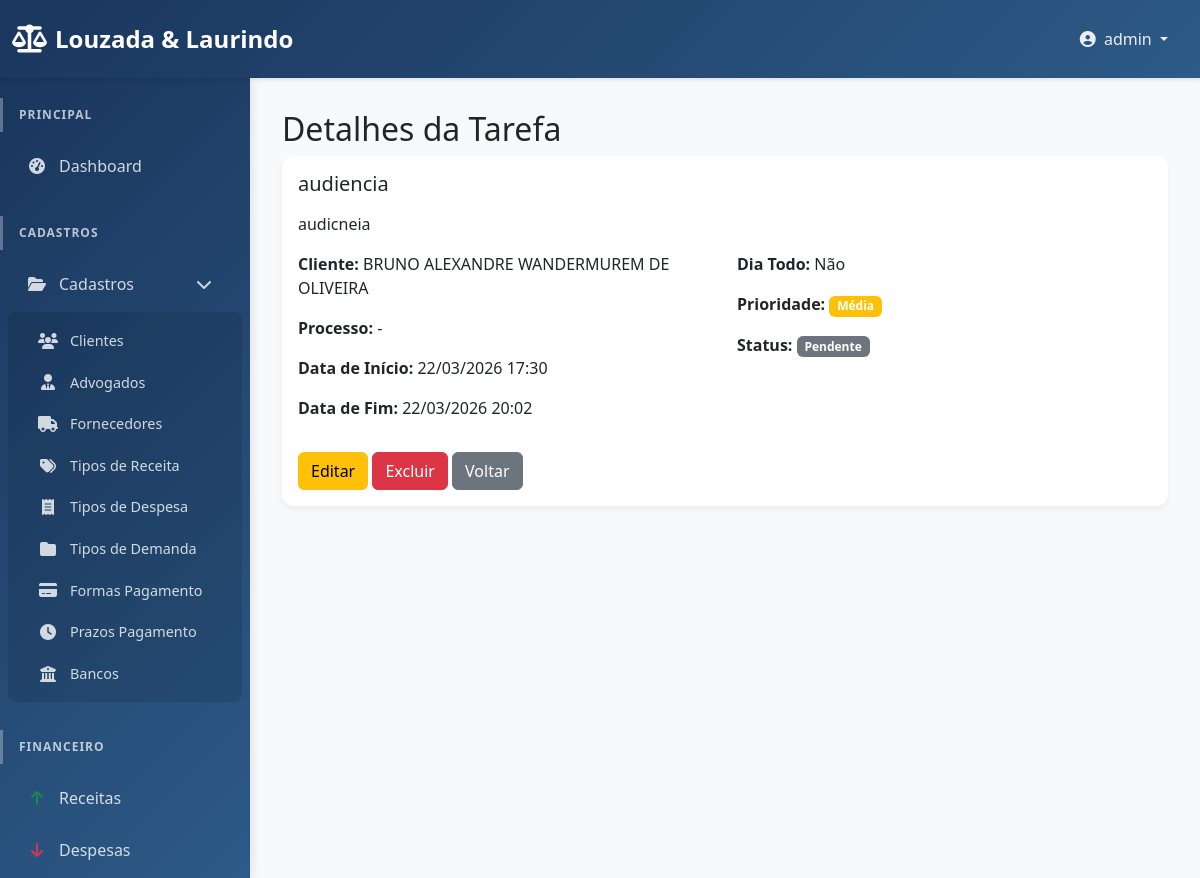
Page /dashboard/tasks/1/ (signed in) on the committed database.
### users/models.py (models this page shows, shortened)
class Lawyer(AbstractUser):
    cpf = models.CharField(max_length=14, unique=True, blank=True, null=True, verbose_name="CPF")
    oab_number = models.CharField(max_length=20, blank=True, null=True, verbose_name="Número OAB")
    STATE_CHOICES = [
        ('AC', 'Acre'), ('AL', 'Alagoas'), ('AP', 'Amapá'), ('AM', 'Amazonas'),
        ('BA', 'Bahia'), ('CE', 'Ceará'), ('DF', 'Distrito Federal'), ('ES', 'Espírito Santo'),
        ('GO', 'Goiás'), ('MA', 'Maranhão'), ('MT', 'Mato Grosso'), ('MS', 'Mato Grosso do Sul'),
        ('MG', 'Minas Gerais'), ('PA', 'Pará'), ('PB', 'Paraíba'), ('PR', 'Paraná'),
        ('PE', 'Pernambuco'), ('PI', 'Piauí'), ('RJ', 'Rio de Janeiro'), ('RN', 'Rio Grande do Norte'),
        ('RS', 'Rio Grande do Sul'), ('RO', 'Rondônia'), ('RR', 'Roraima'), ('SC', 'Santa Catarina'),
        ('SP', 'São Paulo'), ('SE', 'Sergipe'), ('TO', 'Tocantins'),
    ]
    oab_section = models.CharField(max_length=2, choices=STATE_CHOICES, blank=True, null=True, verbose_name="Seccional OAB")
    phone = models.CharField(max_length=20, blank=True, null=True, verbose_name="Telefone")
    pix_key = models.CharField(max_length=255, blank=True, null=True, verbose_name="Chave PIX")
    professional_address = models.TextField(blank=True, null=True, verbose_name="Endereço Profissional")
    registration_date = models.DateField(default=timezone.now, verbose_name="Data de Cadastro")
    enable_publications = models.BooleanField(default=False, verbose_name="Publicações Ativadas")
    enable_login = models.BooleanField(default=True, verbose_name="Login Ativado")
    groups = models.ManyToManyField(
        'auth.Group',
        verbose_name='groups',
        blank=True,
        help_text='The groups this user belongs to. A user will get all permissions granted to each of their groups.',
        related_name="lawyer_set",
        related_query_name="lawyer",
    )
    user_permissions = models.ManyToManyField(
        'auth.Permission',
        verbose_name='user permissions',
        blank=True,
        help_text='Specific permissions for this user.',
        related_name="lawyer_set",
        related_query_name="lawyer",
    )

### dashboard/models.py (models this page shows, shortened)
class Task(models.Model):
    PRIORIDADE_CHOICES = [
        ('baixa', 'Baixa'),
        ('media', 'Média'),
        ('alta', 'Alta'),
        ('urgente', 'Urgente'),
    ]
    STATUS_CHOICES = [
        ('pendente', 'Pendente'),
        ('em_andamento', 'Em Andamento'),
        ('concluida', 'Concluída'),
        ('cancelada', 'Cancelada'),
    ]
    titulo = models.CharField(max_length=200, verbose_name="Título")
    descricao = models.TextField(blank=True, null=True, verbose_name="Descrição")
    data_inicio = models.DateTimeField(verbose_name="Data/Hora de Início")
    data_fim = models.DateTimeField(blank=True, null=True, verbose_name="Data/Hora de Fim")
    dia_todo = models.BooleanField(default=False, verbose_name="Dia Todo")
    advogado = models.ForeignKey('users.Lawyer', on_delete=models.CASCADE, verbose_name="Advogado")
    cliente = models.ForeignKey(Cliente, on_delete=models.CASCADE, blank=True, null=True, verbose_name="Cliente")
    processo = models.ForeignKey(Processo, on_delete=models.CASCADE, blank=True, null=True, verbose_name="Processo")
    prioridade = models.CharField(max_length=20, choices=PRIORIDADE_CHOICES, default='media', verbose_name="Prioridade")
    status = models.CharField(max_length=20, choices=STATUS_CHOICES, default='pendente', verbose_name="Status")
    data_criacao = models.DateTimeField(auto_now_add=True, verbose_name="Data de Criação")
    data_atualizacao = models.DateTimeField(auto_now=True, verbose_name="Data de Atualização")
    class Meta:
        verbose_name = "Tarefa"
        verbose_name_plural = "Tarefas"
        ordering = ['-data_inicio']

class Cliente(models.Model):
    nome = models.CharField(max_length=200, verbose_name="Nome")
    nome_mae = models.CharField(max_length=200, blank=True, null=True, verbose_name="Nome da Mãe")
    cpf_cnpj = models.CharField(max_length=20, unique=True, verbose_name="CPF/CNPJ")
    email = models.EmailField(verbose_name="E-mail")
    telefone = models.CharField(max_length=20, verbose_name="Telefone")
    endereco = models.TextField(blank=True, null=True, verbose_name="Endereço")
    cidade = models.CharField(max_length=100, blank=True, null=True, verbose_name="Cidade")
    estado = models.CharField(max_length=2, blank=True, null=True, verbose_name="Estado")
    data_cadastro = models.DateTimeField(auto_now_add=True, verbose_name="Data de Cadastro")
    ativo = models.BooleanField(default=True, verbose_name="Ativo")
    area_cliente_ativa = models.BooleanField(default=False, verbose_name="Área do Cliente Ativa")
    senha_area_cliente = models.CharField(max_length=128, blank=True, null=True, verbose_name="Senha da Área do Cliente")
    class Meta:
        verbose_name = "Cliente"
        verbose_name_plural = "Clientes"
        ordering = ['-data_cadastro']

### dashboard/views.py (the view)
# urls.py: path('tasks/<int:pk>/', views.task_detail, name='task_detail'),
@login_required
def task_detail(request, pk):
    task = get_object_or_404(Task, pk=pk)
    return render(request, 'dashboard/task_detail.html', {
        'task': task
    })

### dashboard/templates/dashboard/task_detail.html (shortened to what this page needs)
{% extends 'base.html' %}
{% block content %}
    <h1 class="h2">Detalhes da Tarefa</h1>
    <div class="card">
        <div class="card-body">
            <h5 class="card-title">{{ task.titulo }}</h5>
            <p class="card-text">{{ task.descricao|linebreaks }}</p>
            <div class="row">
                <div class="col-md-6">
                    <p><strong>Cliente:</strong> {{ task.cliente.nome|default:"-" }}</p>
                    <p><strong>Processo:</strong> {{ task.processo.titulo|default:"-" }}</p>
                    <p><strong>Data de Início:</strong> {{ task.data_inicio|date:"d/m/Y H:i" }}</p>
                    <p><strong>Data de Fim:</strong> {{ task.data_fim|date:"d/m/Y H:i"|default:"-" }}</p>
                </div>
                <div class="col-md-6">
                    <p><strong>Dia Todo:</strong> {% if task.dia_todo %}Sim{% else %}Não{% endif %}</p>
                    <p><strong>Prioridade:</strong>
                        {% if task.prioridade == 'baixa' %}
                            <span class="badge bg-success">Baixa</span>
                        {% elif task.prioridade == 'media' %}
                            <span class="badge bg-warning">Média</span>
                        {% elif task.prioridade == 'alta' %}
                            <span class="badge bg-danger">Alta</span>
                        {% elif task.prioridade == 'urgente' %}
                            <span class="badge bg-danger">Urgente</span>
                        {% endif %}
                    </p>
                    <p><strong>Status:</strong>
                        {% if task.status == 'pendente' %}
                            <span class="badge bg-secondary">Pendente</span>
                        {% elif task.status == 'em_andamento' %}
                            <span class="badge bg-primary">Em Andamento</span>
                        {% elif task.status == 'concluida' %}
                            <span class="badge bg-success">Concluída</span>
                        {% elif task.status == 'cancelada' %}
                            <span class="badge bg-danger">Cancelada</span>
                        {% endif %}
                    </p>
                </div>
            </div>
            <div class="mt-3">
                <a href="{% url 'dashboard:task_update' task.id %}" class="btn btn-warning">Editar</a>
                <a href="{% url 'dashboard:task_delete' task.id %}" class="btn btn-danger" onclick="return confirm('Tem certeza que deseja excluir esta tarefa?');">Excluir</a>
                <a href="{% url 'dashboard:task_list' %}" class="btn btn-secondary">Voltar</a>
            </div>
        </div>
    </div>
{% endblock %}

### templates/base.html (shortened to what this page needs)
<!doctype html>
<html lang="pt-BR">
<head>
    <link href="https://cdn.jsdelivr.net/npm/bootstrap@5.3.3/dist/css/bootstrap.min.css" rel="stylesheet">
    <link href="https://cdnjs.cloudflare.com/ajax/libs/font-awesome/6.4.0/css/all.min.css" rel="stylesheet">
    {% load static %}
    <link href="{% static 'dashboard/css/custom.css' %}" rel="stylesheet">
</head>
<body>
    {% if user.is_authenticated %}
    <nav class="navbar navbar-expand-lg navbar-dark sticky-top">
        <div class="container-fluid">
            <a class="navbar-brand" href="{% url 'dashboard:home' %}">
                <i class="fas fa-balance-scale"></i>
                Louzada & Laurindo
            </a>
            <div class="collapse navbar-collapse" id="navbarNav">
                <ul class="navbar-nav ms-auto">
                    <li class="nav-item dropdown">
                        <a class="nav-link dropdown-toggle" href="#" id="navbarDropdown" role="button" data-bs-toggle="dropdown" aria-expanded="false">
                            <i class="fas fa-user-circle me-1"></i>
                            {{ user.get_full_name|default:user.username }}
                        </a>
                    </li>
                </ul>
            </div>
        </div>
    </nav>
    <div class="d-flex">
        <div class="offcanvas-lg offcanvas-start sidebar" tabindex="-1" id="sidebarMenu" aria-labelledby="sidebarMenuLabel">
            <div class="offcanvas-body d-flex flex-column">
                <nav class="nav flex-column flex-grow-1">
                    <div class="nav-section">
                        <div class="nav-section-title">Principal</div>
                        <ul class="nav flex-column">
                            <li class="nav-item">
                                <a class="nav-link {% if request.resolver_match.url_name == 'home' %}active{% endif %}" href="{% url 'dashboard:home' %}">
                                    <i class="fas fa-tachometer-alt"></i>
                                    Dashboard
                                </a>
                            </li>
                        </ul>
                    </div>
                    <div class="nav-section">
                        <div class="nav-section-title">Cadastros</div>
                        <ul class="nav flex-column">
                            <li class="nav-item">
                                <a class="nav-link" data-bs-toggle="collapse" href="#cadastros-submenu" role="button" aria-expanded="true" aria-controls="cadastros-submenu">
                                    <i class="fas fa-folder-open"></i>
                                    Cadastros
                                    <i class="fas fa-chevron-down ms-auto"></i>
                                </a>
                                <div class="collapse show submenu" id="cadastros-submenu">
                                    <ul class="nav flex-column">
                                        <li class="nav-item">
                                            <a class="nav-link {% if request.resolver_match.url_name == 'clients' %}active{% endif %}" href="{% url 'dashboard:clients' %}">
                                                <i class="fas fa-users"></i>
                                                Clientes
                                            </a>
                                        </li>
                                        <li class="nav-item">
                                            <a class="nav-link {% if request.resolver_match.url_name == 'lawyers' %}active{% endif %}" href="{% url 'dashboard:lawyers' %}">
                                                <i class="fas fa-user-tie"></i>
                                                Advogados
                                            </a>
                                        </li>
                                        <li class="nav-item">
                                            <a class="nav-link" href="#">
                                                <i class="fas fa-truck"></i>
                                                Fornecedores
                                            </a>
                                        </li>
                                        <li class="nav-item">
                                            <a class="nav-link {% if request.resolver_match.url_name == 'tipo_receita_list' %}active{% endif %}" href="{% url 'dashboard:tipo_receita_list' %}">
                                                <i class="fas fa-tags"></i>
                                                Tipos de Receita
                                            </a>
                                        </li>
                                        <li class="nav-item">
                                            <a class="nav-link {% if request.resolver_match.url_name == 'tipo_despesa_list' %}active{% endif %}" href="{% url 'dashboard:tipo_despesa_list' %}">
                                                <i class="fas fa-receipt"></i>
                                                Tipos de Despesa
                                            </a>
                                        </li>
                                        <li class="nav-item">
                                            <a class="nav-link" href="#">
                                                <i class="fas fa-folder"></i>
                                                Tipos de Demanda
                                            </a>
                                        </li>
                                        <li class="nav-item">
                                            <a class="nav-link {% if request.resolver_match.url_name == 'forma_pagamento_list' %}active{% endif %}" href="{% url 'dashboard:forma_pagamento_list' %}">
                                                <i class="fas fa-credit-card"></i>
                                                Formas Pagamento
                                            </a>
                                        </li>
                                        <li class="nav-item">
                                            <a class="nav-link {% if request.resolver_match.url_name == 'prazo_pagamento_list' %}active{% endif %}" href="{% url 'dashboard:prazo_pagamento_list' %}">
                                                <i class="fas fa-clock"></i>
                                                Prazos Pagamento
                                            </a>
                                        </li>
                                        <li class="nav-item">
                                            <a class="nav-link {% if request.resolver_match.url_name == 'banco_list' %}active{% endif %}" href="{% url 'dashboard:banco_list' %}">
                                                <i class="fas fa-university"></i>
                                                Bancos
                                            </a>
                                        </li>
                                    </ul>
                                </div>
                            </li>
                        </ul>
                    </div>
                    <div class="nav-section">
                        <div class="nav-section-title">Financeiro</div>
                        <ul class="nav flex-column">
                            <li class="nav-item">
                                <a class="nav-link {% if request.resolver_match.url_name == 'receitas' %}active{% endif %}" href="{% url 'dashboard:receitas' %}">
                                    <i class="fas fa-arrow-up text-success"></i>
                                    Receitas
                                </a>
                            </li>
                            <li class="nav-item">
                                <a class="nav-link" href="#">
                                    <i class="fas fa-arrow-down text-danger"></i>
                                    Despesas
                                </a>
                            </li>
                        </ul>
                    </div>
                </nav>
            </div>
        </div>
        <div class="main-content flex-grow-1">
            {% block content %}
            {% endblock %}
        </div>
    </div>
    {% else %}
    <div class="container-fluid h-100">
    </div>
    {% endif %}
</body>
</html>

### rows in the picture
Lawyer: get_full_name "admin"
Task: titulo "audiencia", descricao "audicneia", cliente.nome "BRUNO ALEXANDRE WANDERMUREM DE OLIVEIRA", processo.titulo "-", data_inicio "22/03/2026 17:30", data_fim "22/03/2026 20:02"
